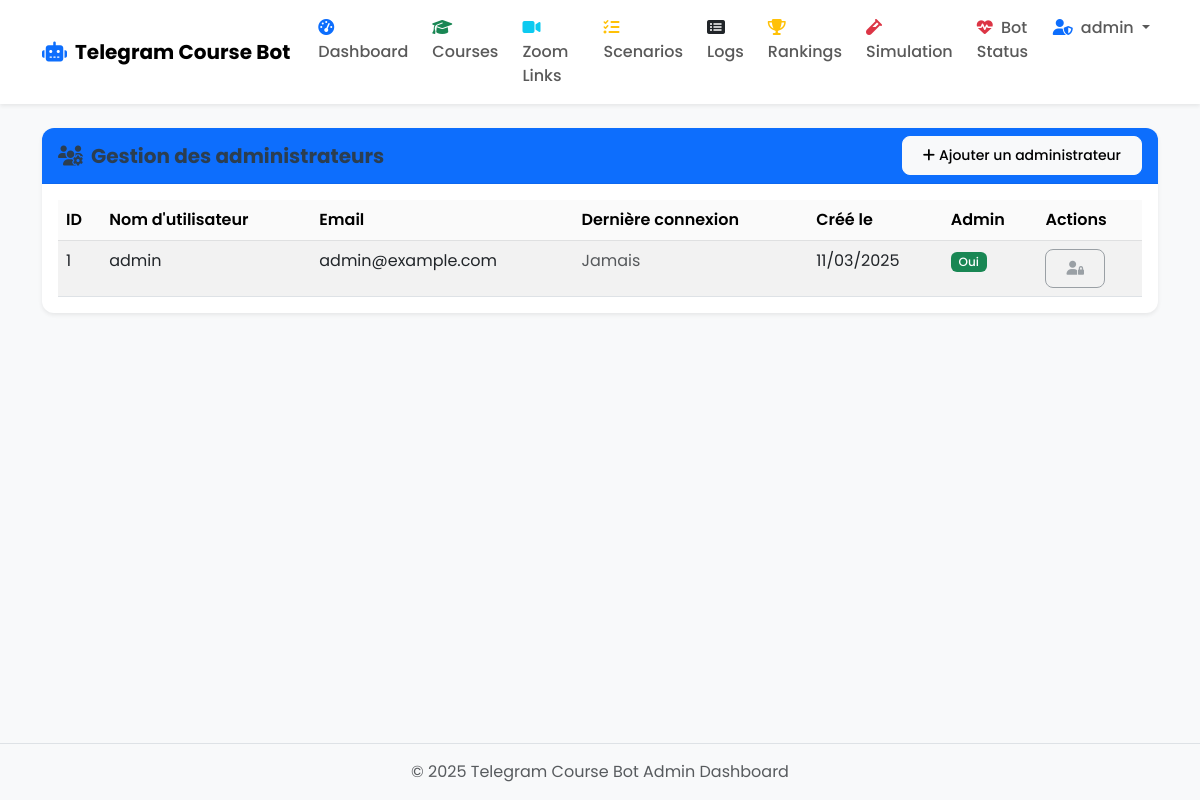
The page /admin-users (signed in) on the database as committed earlier.
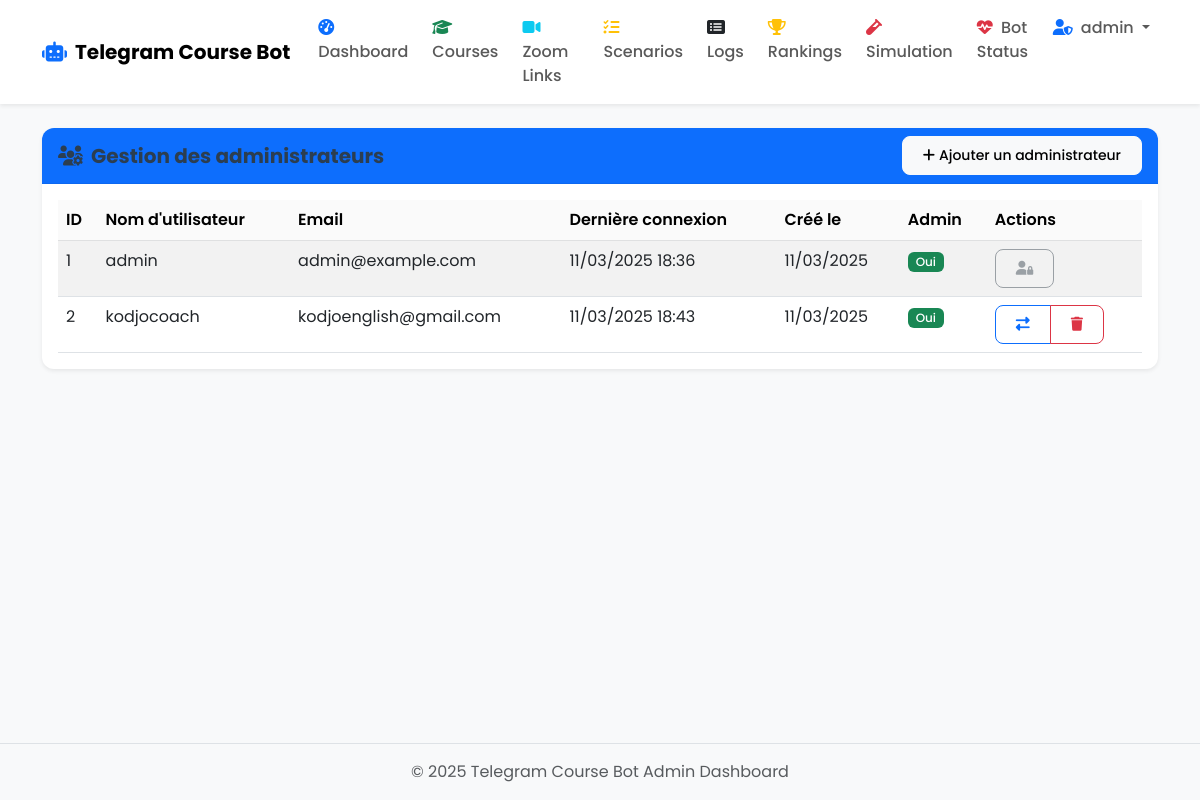
The same page on the database as committed later.
### models.py (models this page shows, shortened)
class User(UserMixin, db.Model):
    id = db.Column(db.Integer, primary_key=True)
    username = db.Column(db.String(64), unique=True, nullable=False)
    email = db.Column(db.String(120), unique=True, nullable=False)
    password_hash = db.Column(db.String(256), nullable=False)
    is_admin = db.Column(db.Boolean, default=False)
    created_at = db.Column(db.DateTime, default=datetime.utcnow)
    last_login = db.Column(db.DateTime, nullable=True)

### routes.py (the view, shortened to what this page needs)
    @app.route('/admin-users', methods=['GET', 'POST'])
    @login_required
    def admin_users():
        if not current_user.is_admin:
            flash('Accès refusé. Vous devez être administrateur pour accéder à cette page.', 'danger')
            return redirect(url_for('dashboard'))
        form = AddAdminForm()
        users = User.query.all()
        return render_template('admin_users.html', users=users, form=form, current_user=current_user)

### app.py (called while the page is built)
@login_manager.user_loader
def load_user(user_id):
    from models import User
    return User.query.get(int(user_id))

### templates/admin_users.html (shortened to what this page needs)
{% extends "layout.html" %}
{% block content %}
<div class="row">
    <div class="col-12">
        <div class="card shadow-sm border-0 rounded-lg mb-4">
            <div class="card-header bg-primary text-white d-flex justify-content-between align-items-center">
                <h5 class="mb-0"><i class="fas fa-users-cog me-2"></i>Gestion des administrateurs</h5>
                <button type="button" class="btn btn-sm btn-light" data-bs-toggle="modal" data-bs-target="#addAdminModal">
                    <i class="fas fa-plus me-1"></i>Ajouter un administrateur
                </button>
            </div>
            <div class="card-body">
                {% if users %}
                <div class="table-responsive">
                    <table class="table table-striped table-hover">
                        <thead class="table-light">
                            <tr>
                                <th>ID</th>
                                <th>Nom d'utilisateur</th>
                                <th>Email</th>
                                <th>Dernière connexion</th>
                                <th>Créé le</th>
                                <th>Admin</th>
                                <th>Actions</th>
                            </tr>
                        </thead>
                        <tbody>
                            {% for user in users %}
                            <tr>
                                <td>{{ user.id }}</td>
                                <td>{{ user.username }}</td>
                                <td>{{ user.email }}</td>
                                <td>
                                    {% if user.last_login %}
                                        {{ user.last_login.strftime('%d/%m/%Y %H:%M') }}
                                    {% else %}
                                        <span class="text-muted">Jamais</span>
                                    {% endif %}
                                </td>
                                <td>{{ user.created_at.strftime('%d/%m/%Y') }}</td>
                                <td>
                                    {% if user.is_admin %}
                                        <span class="badge bg-success">Oui</span>
                                    {% else %}
                                        <span class="badge bg-secondary">Non</span>
                                    {% endif %}
                                </td>
                                <td>
                                    <div class="btn-group btn-group-sm" role="group">
                                        {% if user.id != current_user.id %}
                                        <a href="{{ url_for('toggle_admin', user_id=user.id) }}" class="btn btn-outline-primary" title="Changer le statut admin">
                                            <i class="fas fa-exchange-alt"></i>
                                        </a>
                                        <a href="{{ url_for('delete_user', user_id=user.id) }}" class="btn btn-outline-danger" title="Supprimer"
                                           onclick="return confirm('Êtes-vous sûr de vouloir supprimer cet utilisateur?');">
                                            <i class="fas fa-trash"></i>
                                        </a>
                                        {% else %}
                                        <button class="btn btn-outline-secondary" disabled title="Vous ne pouvez pas modifier votre propre compte">
                                            <i class="fas fa-user-lock"></i>
                                        </button>
                                        {% endif %}
                                    </div>
                                </td>
                            </tr>
                            {% endfor %}
                        </tbody>
                    </table>
                </div>
                {% else %}
                <div class="alert alert-info">
                    <i class="fas fa-info-circle me-2"></i>Aucun utilisateur trouvé.
                </div>
                {% endif %}
            </div>
        </div>
    </div>
</div>
{% endblock %}

### templates/layout.html (shortened to what this page needs)
<!DOCTYPE html>
<html lang="en" data-bs-theme="light">
<head>
    <link href="https://cdn.jsdelivr.net/npm/bootstrap@5.3.0/dist/css/bootstrap.min.css" rel="stylesheet">
    <link rel="stylesheet" href="https://cdnjs.cloudflare.com/ajax/libs/font-awesome/6.4.0/css/all.min.css">
    <link rel="stylesheet" href="{{ url_for('static', filename='css/custom.css') }}">
</head>
<body>
    <nav class="navbar navbar-expand-lg navbar-light bg-white shadow-sm sticky-top">
        <div class="container">
            <a class="navbar-brand fw-bold" href="{{ url_for('dashboard') }}">
                <i class="fas fa-robot text-primary me-2"></i>Telegram Course Bot
            </a>
            <div class="collapse navbar-collapse" id="navbarNav">
                <ul class="navbar-nav ms-auto">
                    {% if current_user.is_authenticated %}
                    <li class="nav-item mx-1">
                        <a class="nav-link rounded {% if request.path == '/' or request.path == '/admin' %}active bg-light{% endif %}"
                           href="{{ url_for('dashboard') }}">
                            <i class="fas fa-tachometer-alt me-1 text-primary"></i> Dashboard
                        </a>
                    </li>
                    <li class="nav-item mx-1">
                        <a class="nav-link rounded {% if request.path == '/courses' %}active bg-light{% endif %}"
                           href="{{ url_for('courses') }}">
                            <i class="fas fa-graduation-cap me-1 text-success"></i> Courses
                        </a>
                    </li>
                    <li class="nav-item mx-1">
                        <a class="nav-link rounded {% if request.path == '/zoom-links' %}active bg-light{% endif %}"
                           href="{{ url_for('zoom_links') }}">
                            <i class="fas fa-video me-1 text-info"></i> Zoom Links
                        </a>
                    </li>
                    <li class="nav-item mx-1">
                        <a class="nav-link rounded {% if request.path == '/scenarios' %}active bg-light{% endif %}"
                           href="{{ url_for('scenarios') }}">
                            <i class="fas fa-tasks me-1 text-warning"></i> Scenarios
                        </a>
                    </li>
                    <li class="nav-item mx-1">
                        <a class="nav-link rounded {% if request.path == '/logs' %}active bg-light{% endif %}"
                           href="{{ url_for('logs') }}">
                            <i class="fas fa-list-alt me-1 text-dark"></i> Logs
                        </a>
                    </li>
                    <li class="nav-item mx-1">
                        <a class="nav-link rounded {% if request.path == '/rankings' %}active bg-light{% endif %}"
                           href="{{ url_for('rankings') }}">
                            <i class="fas fa-trophy me-1 text-warning"></i> Rankings
                        </a>
                    </li>
                    <li class="nav-item mx-1">
                        <a class="nav-link rounded {% if request.path == '/simulation' %}active bg-light{% endif %}"
                           href="{{ url_for('simulation') }}">
                            <i class="fas fa-vial me-1 text-danger"></i> Simulation
                        </a>
                    </li>
                    <li class="nav-item mx-1">
                        <a class="nav-link rounded {% if request.path == '/bot-status' %}active bg-light{% endif %}"
                           href="{{ url_for('bot_status') }}">
                            <i class="fas fa-heartbeat me-1 text-danger"></i> Bot Status
                        </a>
                    </li>
                    <li class="nav-item dropdown ms-1">
                        <a class="nav-link dropdown-toggle" href="#" id="navbarDropdown" role="button" data-bs-toggle="dropdown" aria-expanded="false">
                            <i class="fas fa-user-shield me-1 text-primary"></i> {{ current_user.username }}
                        </a>
                    </li>
                    {% endif %}
                </ul>
            </div>
        </div>
    </nav>
    <div class="container mt-4 mb-5">
        {% block content %}{% endblock %}
    </div>
    <footer class="footer bg-light py-3 mt-auto border-top">
        <div class="container text-center">
            <span class="text-muted">© 2025 Telegram Course Bot Admin Dashboard</span>
        </div>
    </footer>
</body>
</html>

### static/css/custom.css (style rules this page uses)
body { min-height: 100vh; display: flex; flex-direction: column; font-family: 'Poppins', sans-serif; background-color: #f8f9fa; color: #212529; }
.footer { margin-top: auto; }
.card { border-radius: 0.75rem; box-shadow: 0 2px 10px rgba(0, 0, 0, 0.05); margin-bottom: 1.5rem; border: none; background-color: #ffffff; transition: transform 0.2s, box-shadow 0.2s; }
.card-header { background-color: rgba(0, 0, 0, 0.01); border-bottom: 1px solid rgba(0, 0, 0, 0.05); border-top-left-radius: 0.75rem !important; border-top-right-radius: 0.75rem !important; font-weight: 600; }
.card-header h5, .card-header .h5 { font-weight: 700; color: #2c3e50; margin: 0; }
.btn { border-radius: 0.5rem; padding: 0.5rem 1.25rem; font-weight: 500; transition: all 0.2s; }
.table { width: 100%; margin-bottom: 0; color: #212529; }
.table th { font-weight: 600; background-color: rgba(0, 0, 0, 0.02); }
.badge { font-weight: 500; padding: 0.35em 0.65em; border-radius: 0.375rem; }
.navbar { box-shadow: 0 0.125rem 0.25rem rgba(0, 0, 0, 0.075); }
.navbar .nav-link { font-weight: 500; padding: 0.5rem 1rem; transition: all 0.2s; }

Rows that differ between the two databases and show on the page:
changed User "admin": last_login (not shown) → "11/03/2025 18:36"; no longer shows "Jamais"
added User: id "2", username "kodjocoach", email "kodjoenglish@gmail.com", last_login "11/03/2025 18:43", created_at "11/03/2025", is_admin "Oui"
